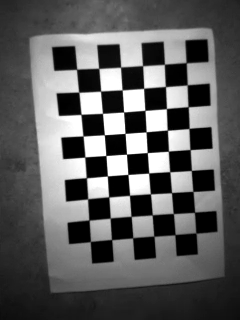
#> input picture Camera_Calibartion/images/img0.png, 240 x 320 px; its folder holds only this picture in this run
$ python calibration.py
#> lines starting #> are read from the running program, lines starting #| are printed output that depends on the picture; after the words box and inside, x2 and y2 are one past the last pixel; in counts of white or black regions, pixels touching at a corner belong together; long printed decimals are rounded
import numpy as np
import cv2
import glob

# termination criteria
criteria = (cv2.TERM_CRITERIA_EPS + cv2.TERM_CRITERIA_MAX_ITER, 30, 0.001)

# Chessboard and frame size
square_size = 25  # 25mm
width, height = 9, 6  # 9x6 chessboard
frame_width, frame_height = 240, 320  # 240x320 frame size

# prepare object points, like (0,0,0), (25,0,0), (50,0,0) ....,(6*25,5*25,0)
objp = np.zeros((height*width,3), np.float32)
objp[:,:2] = square_size * np.mgrid[0:width,0:height].T.reshape(-1,2)

# Arrays to store object points and image points from all the images.
objpoints = [] # 3d point in real world space
imgpoints = [] # 2d points in image plane.

# Load the images
images = glob.glob('images/*.png')

for fname in images:
    img = cv2.imread(fname)
#> img is the input picture: shape (320, 240, 3); min 0, max 255, mean 92.9
    gray = cv2.cvtColor(img, cv2.COLOR_BGR2GRAY)

    # Find the chess board corners
    ret, corners = cv2.findChessboardCorners(gray, (width, height), None)
#> ret = True; corners = 54 rows, first 8: [186.4, 62.61], [187.2, 84.85], [188.2, 106.7], [189, 128.5], [190.2, 149.6], [191.4, 170.5], [192.8, 191.5], [194.5, 212.3]

    # If found, add object points, image points (after refining them)
    if ret == True:
        objpoints.append(objp)

        corners2 = cv2.cornerSubPix(gray,corners, (5,5), (-1,-1), criteria)
#> corners2 = 54 rows, first 8: [186.2, 62.66], [187.1, 84.92], [188.1, 106.7], [189, 128.5], [190.1, 149.5], [191.4, 170.5], [192.9, 191.3], [194.5, 212.3]
        imgpoints.append(corners2)

        # Draw and display the corners
        img = cv2.drawChessboardCorners(img, (width, height), corners2, ret)
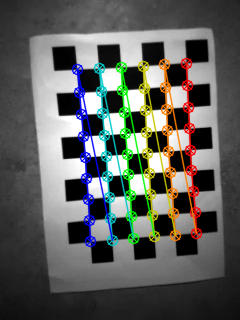
#> img: shape (320, 240, 3); 12.43% of pixels changed, all inside (x1, y1, x2, y2) = (71, 57, 203, 248)
        cv2.imshow('img', img)
        cv2.waitKey(500)

cv2.destroyAllWindows()

# Camera calibration
ret, mtx, dist, rvecs, tvecs = cv2.calibrateCamera(objpoints, imgpoints, (frame_width, frame_height), None, None)
#> ret = 0.104; mtx = [[148.9, 0, 120.4], [0, 147.8, 156.2], [0, 0, 1]]; dist = [[0.262, -0.475, -0.000291, 0.000903, 0.314]]; rvecs = ([0.0037, -0.0412, 1.5],); tvecs = ([75.11, -107.7, 179.4],)

# Save the camera matrix and the distortion coefficients to a file
np.savez('calib.npz', camMatrix=mtx, distCoef=dist)

# Compute re-projection error
mean_error = 0
for i in range(len(objpoints)):
    imgpoints2, _ = cv2.projectPoints(objpoints[i], rvecs[i], tvecs[i], mtx, dist)
    error = cv2.norm(imgpoints[i], imgpoints2, cv2.NORM_L2) / len(imgpoints2)
    mean_error += error
#> this loop made 1 pass
#> (error, mean_error) on pass 1: (0.0142, 0.0142)
#> after the loop, mean_error = 0.0142

mean_error /= len(objpoints)
print("Mean re-projection error: ", mean_error)
#| Mean re-projection error:  0.01422

$ run again, on Camera_Calibartion/images/img12.png
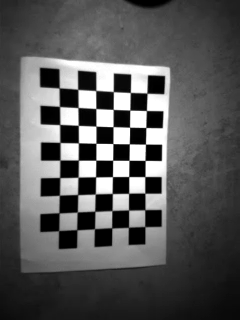
#> input picture Camera_Calibartion/images/img12.png, 240 x 320 px
#> img is the input picture: shape (320, 240, 3); min 0, max 255, mean 87.5
#> `ret, corners = cv2.findChessboardCorners(gray, (width, height), None)`: ret = True; corners = 54 rows, first 8: [146.9, 93.19], [146.4, 110.5], [145.8, 127.5], [145.5, 144.1], [145.1, 160.5], [144.9, 176.6], [144.9, 193.3], [144.8, 209.7]
#> corners2 = 54 rows, first 8: [147, 93.14], [146.4, 110.5], [145.8, 127.5], [145.5, 144.1], [145.1, 160.4], [144.9, 176.6], [144.8, 193.1], [144.9, 209.7]
#> `img = cv2.drawChessboardCorners(img, (width, height), corners2, ret)`:
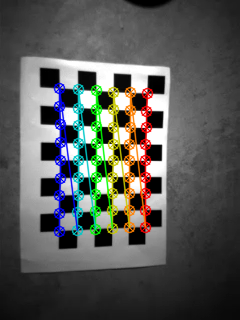
#> img: shape (320, 240, 3); 10.85% of pixels changed, all inside (x1, y1, x2, y2) = (53, 82, 154, 238)
#> `ret, mtx, dist, rvecs, tvecs = cv2.calibrateCamera(objpoints, imgpoint..`: ret = 0.0914; mtx = [[207.4, 0, 118.6], [0, 206.3, 156], [0, 0, 1]]; dist = [[0.422, -1.18, -0.00132, 0.000648, 0.866]]; rvecs = ([-0.088, -0.139, 1.58],); tvecs = ([41.7, -93.25, 316.1],)
#> the loop `for i in range(len(objpoints)):` made 1 pass
#> (error, mean_error) on pass 1: (0.0124, 0.0124)
#> after the loop `for i in range(len(objpoints)):`: mean_error = 0.0124
#| Mean re-projection error:  0.01244

$ run again, on Camera_Calibartion/images/img13.png
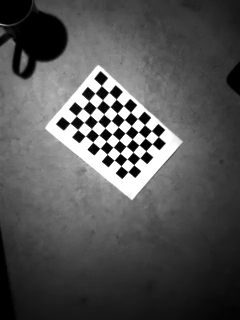
#> input picture Camera_Calibartion/images/img13.png, 240 x 320 px
#> img is the input picture: shape (320, 240, 3); min 0, max 255, mean 84.4
#> `ret, corners = cv2.findChessboardCorners(gray, (width, height), None)`: ret = True; corners = 54 rows, first 8: [101.3, 85.53], [108.6, 92.42], [116.1, 99.18], [123.4, 105.6], [130.5, 112.3], [137.5, 118.5], [144.5, 124.6], [151.4, 130.6]
#> corners2 = 54 rows, first 8: [101.3, 85.51], [108.7, 92.4], [116.2, 99.17], [123.4, 105.7], [130.5, 112.3], [137.5, 118.5], [144.5, 124.7], [151.4, 130.7]
#> `img = cv2.drawChessboardCorners(img, (width, height), corners2, ret)`:
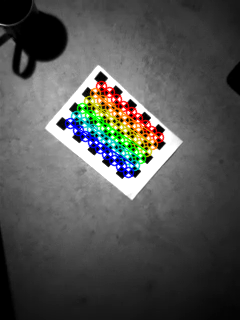
#> img: shape (320, 240, 3); 5.92% of pixels changed, all inside (x1, y1, x2, y2) = (64, 80, 165, 179)
#> `ret, mtx, dist, rvecs, tvecs = cv2.calibrateCamera(objpoints, imgpoint..`: ret = 0.0537; mtx = [[444.2, 0, 117.6], [0, 439.8, 162.6], [0, 0, 1]]; dist = [[2.45, -59.02, -0.00353, -0.0176, 827.3]]; rvecs = ([0.0859, -0.163, 0.704],); tvecs = ([-40.82, -197.4, 1176.7],)
#> the loop `for i in range(len(objpoints)):` made 1 pass
#> (error, mean_error) on pass 1: (0.00731, 0.00731)
#> after the loop `for i in range(len(objpoints)):`: mean_error = 0.00731
#| Mean re-projection error:  0.007312

$ run again, on Camera_Calibartion/images/img14.png
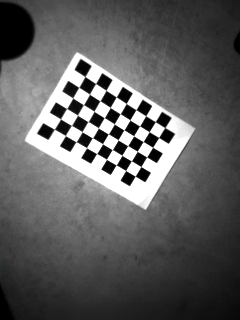
#> input picture Camera_Calibartion/images/img14.png, 240 x 320 px
#> img is the input picture: shape (320, 240, 3); mean B, G, R 94.5, 94.5, 94.5
#> `ret, corners = cv2.findChessboardCorners(gray, (width, height), None)`: ret = True; corners = 54 rows, first 8: [84.88, 76.52], [95.58, 83.52], [106, 90.27], [116.2, 96.91], [126.2, 103.5], [136, 109.6], [145.7, 115.7], [155.3, 121.6]
#> corners2 = 54 rows, first 8: [84.93, 76.52], [95.58, 83.48], [106, 90.32], [116.3, 96.91], [126.2, 103.5], [136, 109.6], [145.7, 115.8], [155.3, 121.7]
#> `img = cv2.drawChessboardCorners(img, (width, height), corners2, ret)`:
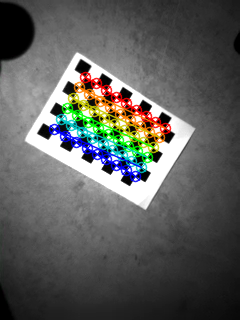
#> img: shape (320, 240, 3); 8.08% of pixels changed, all inside (x1, y1, x2, y2) = (48, 71, 172, 183)
#> `ret, mtx, dist, rvecs, tvecs = cv2.calibrateCamera(objpoints, imgpoint..`: ret = 0.0499; mtx = [[332.8, 0, 118.4], [0, 332.8, 153], [0, 0, 1]]; dist = [[1.33, -16.3, -0.00533, -0.012, 89.91]]; rvecs = ([0.0797, -0.148, 0.537],); tvecs = ([-68.01, -156.2, 710.8],)
#> the loop `for i in range(len(objpoints)):` made 1 pass
#> (error, mean_error) on pass 1: (0.0068, 0.0068)
#> after the loop `for i in range(len(objpoints)):`: mean_error = 0.0068
#| Mean re-projection error:  0.006797

$ run again, on Camera_Calibartion/images/img1.png
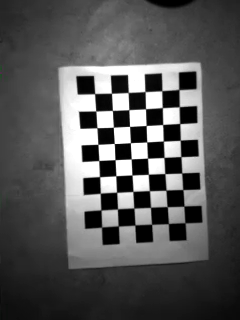
#> input picture Camera_Calibartion/images/img1.png, 240 x 320 px
#> img is the input picture: shape (320, 240, 3); mean B, G, R 86.5, 86.5, 86.5
#> `ret, corners = cv2.findChessboardCorners(gray, (width, height), None)`: ret = True; corners = 54 rows, first 8: [178.7, 89.43], [179.2, 106.7], [179.7, 123.5], [180.2, 140.3], [180.8, 156.6], [181.7, 173], [182.7, 189.5], [183.9, 206.2]
#> corners2 = 54 rows, first 8: [178.8, 89.48], [179.2, 106.8], [179.7, 123.5], [180.3, 140.3], [180.8, 156.6], [181.7, 173], [182.7, 189.5], [183.9, 206.1]
#> `img = cv2.drawChessboardCorners(img, (width, height), corners2, ret)`:
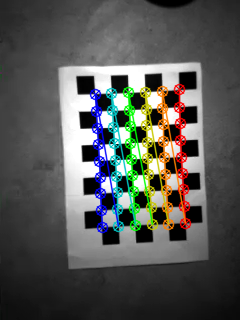
#> img: shape (320, 240, 3); 10.59% of pixels changed, all inside (x1, y1, x2, y2) = (89, 83, 192, 234)
#> `ret, mtx, dist, rvecs, tvecs = cv2.calibrateCamera(objpoints, imgpoint..`: ret = 0.103; mtx = [[1713.6, 0, 118.3], [0, 1651.4, 154.3], [0, 0, 1]]; dist = [[26.72, -3793.4, -0.0739, 0.00351, -14659.6]]; rvecs = ([-0.203, -0.189, 1.51],); tvecs = ([86.99, -96.16, 2585.4],)
#> the loop `for i in range(len(objpoints)):` made 1 pass
#> (error, mean_error) on pass 1: (0.0141, 0.0141)
#> after the loop `for i in range(len(objpoints)):`: mean_error = 0.0141
#| Mean re-projection error:  0.01408
